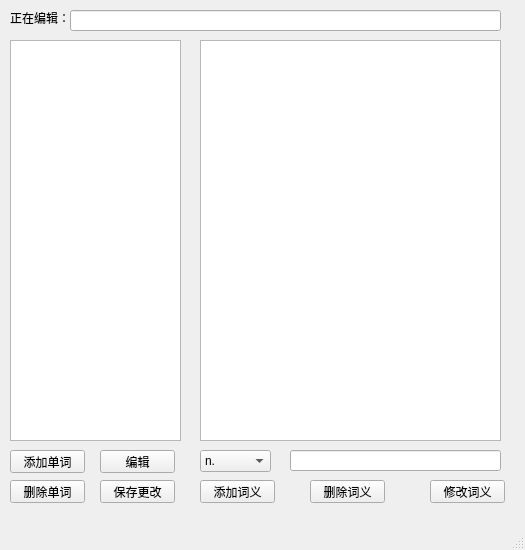
<?xml version="1.0" encoding="UTF-8"?>
<ui version="4.0">
 <class>LibManageWindow</class>
 <widget class="QMainWindow" name="LibManageWindow">
  <property name="geometry">
   <rect>
    <x>0</x>
    <y>0</y>
    <width>525</width>
    <height>550</height>
   </rect>
  </property>
  <property name="windowTitle">
   <string>MainWindow</string>
  </property>
  <widget class="QWidget" name="centralwidget">
   <widget class="QPushButton" name="SaveFileButton">
    <property name="geometry">
     <rect>
      <x>100</x>
      <y>480</y>
      <width>75</width>
      <height>23</height>
     </rect>
    </property>
    <property name="text">
     <string>保存更改</string>
    </property>
   </widget>
   <widget class="QPushButton" name="MainWindowButton">
    <property name="geometry">
     <rect>
      <x>730</x>
      <y>500</y>
      <width>75</width>
      <height>23</height>
     </rect>
    </property>
    <property name="text">
     <string>返回主界面</string>
    </property>
   </widget>
   <widget class="QLabel" name="label">
    <property name="geometry">
     <rect>
      <x>10</x>
      <y>10</y>
      <width>71</width>
      <height>16</height>
     </rect>
    </property>
    <property name="text">
     <string>正在编辑：</string>
    </property>
   </widget>
   <widget class="QLineEdit" name="FileDisplayLineEdit">
    <property name="enabled">
     <bool>true</bool>
    </property>
    <property name="geometry">
     <rect>
      <x>70</x>
      <y>10</y>
      <width>431</width>
      <height>21</height>
     </rect>
    </property>
    <property name="acceptDrops">
     <bool>false</bool>
    </property>
    <property name="readOnly">
     <bool>true</bool>
    </property>
   </widget>
   <widget class="QListWidget" name="ParapListWidget">
    <property name="geometry">
     <rect>
      <x>200</x>
      <y>40</y>
      <width>301</width>
      <height>401</height>
     </rect>
    </property>
   </widget>
   <widget class="QListWidget" name="WordListWidget">
    <property name="geometry">
     <rect>
      <x>10</x>
      <y>40</y>
      <width>171</width>
      <height>401</height>
     </rect>
    </property>
   </widget>
   <widget class="QPushButton" name="AddParapButton">
    <property name="geometry">
     <rect>
      <x>200</x>
      <y>480</y>
      <width>75</width>
      <height>23</height>
     </rect>
    </property>
    <property name="text">
     <string>添加词义</string>
    </property>
   </widget>
   <widget class="QPushButton" name="EditParapButton">
    <property name="geometry">
     <rect>
      <x>430</x>
      <y>480</y>
      <width>75</width>
      <height>23</height>
     </rect>
    </property>
    <property name="text">
     <string>修改词义</string>
    </property>
   </widget>
   <widget class="QPushButton" name="DeletParapButton">
    <property name="geometry">
     <rect>
      <x>310</x>
      <y>480</y>
      <width>75</width>
      <height>23</height>
     </rect>
    </property>
    <property name="text">
     <string>删除词义</string>
    </property>
   </widget>
   <widget class="QPushButton" name="AddWordButton">
    <property name="geometry">
     <rect>
      <x>10</x>
      <y>450</y>
      <width>75</width>
      <height>23</height>
     </rect>
    </property>
    <property name="text">
     <string>添加单词</string>
    </property>
   </widget>
   <widget class="QPushButton" name="DeletWordButton">
    <property name="geometry">
     <rect>
      <x>10</x>
      <y>480</y>
      <width>75</width>
      <height>23</height>
     </rect>
    </property>
    <property name="text">
     <string>删除单词</string>
    </property>
   </widget>
   <widget class="QPushButton" name="EditWordButton">
    <property name="geometry">
     <rect>
      <x>100</x>
      <y>450</y>
      <width>75</width>
      <height>23</height>
     </rect>
    </property>
    <property name="text">
     <string>编辑</string>
    </property>
   </widget>
   <widget class="QComboBox" name="CharComboBox">
    <property name="geometry">
     <rect>
      <x>200</x>
      <y>450</y>
      <width>71</width>
      <height>22</height>
     </rect>
    </property>
    <item>
     <property name="text">
      <string>n.   </string>
     </property>
    </item>
    <item>
     <property name="text">
      <string>pron.</string>
     </property>
    </item>
    <item>
     <property name="text">
      <string>adj. </string>
     </property>
    </item>
    <item>
     <property name="text">
      <string>adv. </string>
     </property>
    </item>
    <item>
     <property name="text">
      <string>v.   </string>
     </property>
    </item>
    <item>
     <property name="text">
      <string>num. </string>
     </property>
    </item>
    <item>
     <property name="text">
      <string>art. </string>
     </property>
    </item>
    <item>
     <property name="text">
      <string>prep.</string>
     </property>
    </item>
    <item>
     <property name="text">
      <string>conj.</string>
     </property>
    </item>
    <item>
     <property name="text">
      <string>int. </string>
     </property>
    </item>
   </widget>
   <widget class="QLineEdit" name="ParapLineEdit">
    <property name="enabled">
     <bool>true</bool>
    </property>
    <property name="geometry">
     <rect>
      <x>290</x>
      <y>450</y>
      <width>211</width>
      <height>21</height>
     </rect>
    </property>
    <property name="acceptDrops">
     <bool>true</bool>
    </property>
    <property name="readOnly">
     <bool>false</bool>
    </property>
   </widget>
  </widget>
  <widget class="QMenuBar" name="menubar">
   <property name="geometry">
    <rect>
     <x>0</x>
     <y>0</y>
     <width>525</width>
     <height>22</height>
    </rect>
   </property>
  </widget>
  <widget class="QStatusBar" name="statusbar"/>
 </widget>
 <resources/>
 <connections/>
</ui>
